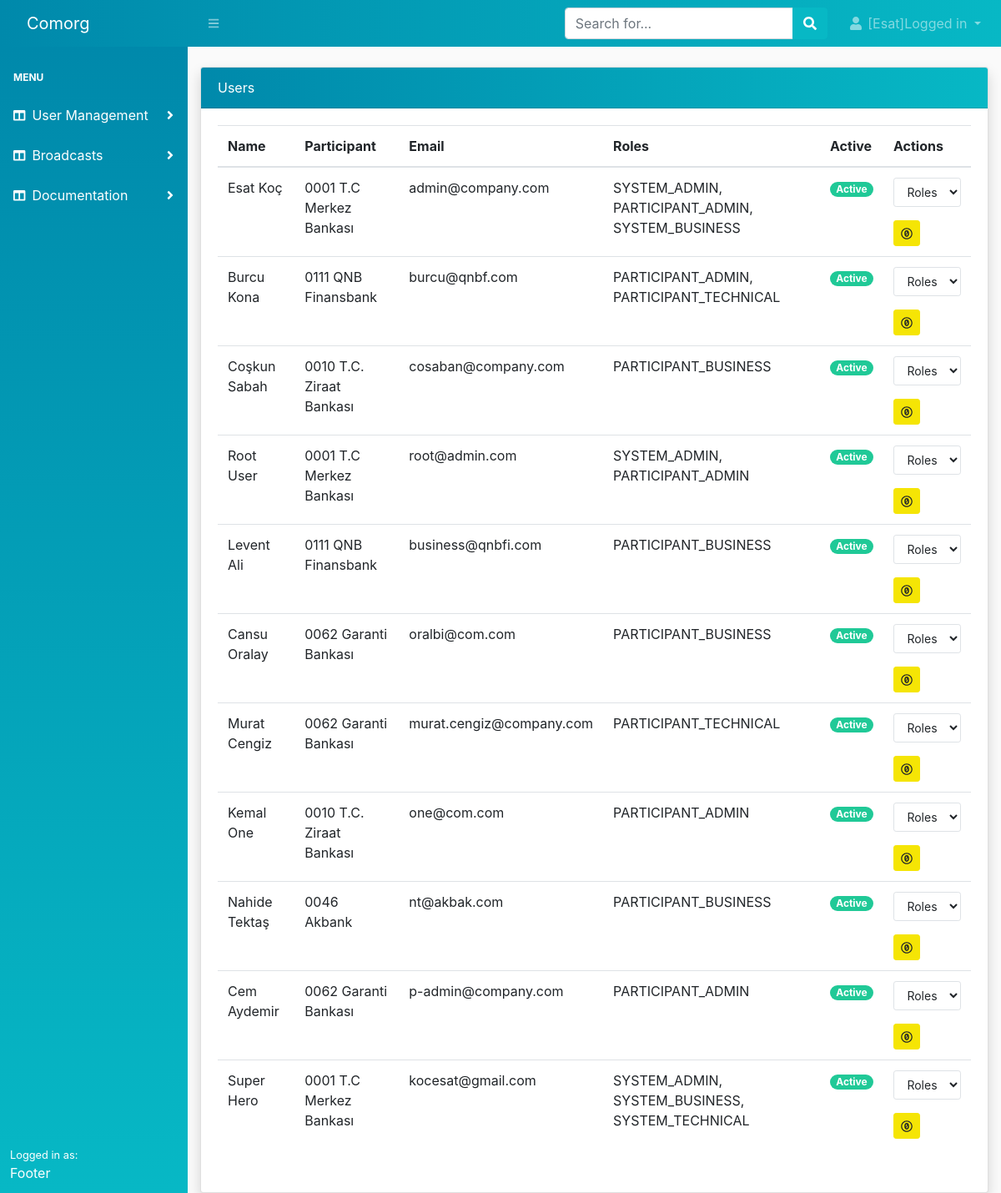
Screenshot of /accounts/ (signed in) with the database file from the repository.
### account/models.py (models this page shows, shortened)
class User(AbstractUser):
    username = None
    email = models.EmailField(_('email address'), unique=True)
    participant = models.ForeignKey(
        Participant,
        on_delete=models.CASCADE,
        related_name='users')
    is_staff = models.BooleanField(default=False)
    is_active = models.BooleanField(default=True)
    USERNAME_FIELD = 'email'
    REQUIRED_FIELDS = ['participant']
    objects = UserManager()
    class Meta:
        permissions = [
            ('can_activate_user', 'Can activate user'),
            ('can_assing_role', 'Can assing role'),
        ]
    def get_group_names(self):
        return ', '.join(self.groups.values_list('name', flat=True))

class Participant(models.Model):
    name = models.CharField(max_length=140)
    code = models.CharField(max_length=4, unique=True, validators=[participant_code_not_zero])
    created = models.DateTimeField(auto_now_add=True)
    class Meta:
        db_table = 'participants'
        ordering = ('code', )
    def __str__(self):
        return f'{self.code} {self.name}'

### account/views.py (the view)
# urls.py: path('', views.account_list, name='account_list'),
def account_list(request):
    users = User.objects.select_related('participant').all()
    roles = Group.objects.values_list('name', flat=True)
    return render(request, 'account/users/list.html', {
        'users': users,
        'roles': roles,
    })

### account/templates/account/users/list.html (shortened to what this page needs)
{% extends 'core/base.html' %}
{% block content %}
<div class="row justify-content-center">
    <div class="col-md-12">
        <div class="card shadow">
            <div class="card-header bg-dark-custom">Users</div>
            <div class="card-body">
                <div class="table table-responsive">
                    <table class="table table-hover table-responsive">
                        <thead>
                            <tr>
                                <th>Name</th>
                                <th>Participant</th>
                                <th>Email</th>
                                <th>Roles</th>
                                <th>Active</th>
                                <th>Actions</th>
                            </tr>
                        </thead>
                        <tbody>
                            {% for u in users %}
                                <tr>
                                    <td>{{ u.first_name }} {{ u.last_name }}</td>
                                    <td>{{ u.participant }}</td>
                                    <td>{{ u.email }}</td>
                                    <td>{{ u.get_group_names }}</td>
                                    <td>
                                        {% if u.is_active %}
                                            <span class="badge badge-pill badge-success">Active</span>
                                        {% else %}
                                            <span class="badge badge-pill badge-secondary">Passive</span>
                                        {% endif %}
                                    </td>
                                    <td>
                                        <form action="{% url 'account:role_assing' u.id %}" method="POST">
                                            <div class="form-group">
                                                <select
                                                    class="form-control btn btn-sm border"
                                                    onchange="this.form.submit()"
                                                    name="chosen_role">
                                                  <option value="" hidden> Roles</option>
                                                </select>
                                            </div>
                                        </form>
                                        {% if u.is_active %}
                                            <a href="{% url 'account:deactivate_user' u.id %}"
                                                class="btn btn-sm btn-warning"
                                                type="button" data-toggle="tooltip"
                                                data-placement="left" title="Deactivate">
                                                <i class="fab fa-creative-commons-zero"></i>
                                            </a>
                                        {% else %}
                                            <a href="{% url 'account:activate_user' u.id %}" class="btn btn-sm btn-success"
                                                type="button" data-toggle="tooltip"
                                                data-placement="top" title="Activate">
                                                <i class="fab fa-creative-commons-sampling"></i>
                                            </a>
                                        {% endif %}
                                    </td>
                                </tr>
                            {% endfor %}
                        </tbody>
                    </table>
                </div>
            </div>
        </div>
    </div>
</div>
{% endblock %}

### core/templates/core/topnav.html (shortened to what this page needs)
<nav class="sb-topnav navbar navbar-expand navbar-dark bg-dark-custom">
    <a class="navbar-brand" href="">Comorg</a>
    <button class="btn btn-link btn-sm order-1 order-lg-0" id="sidebarToggle" href="#"><i class="fas fa-bars"></i></button>
    <form class="d-none d-md-inline-block form-inline ml-auto mr-0 mr-md-3 my-2 my-md-0">
        <div class="input-group">
            <input class="form-control" type="text" placeholder="Search for..." aria-label="Search" aria-describedby="basic-addon2" />
            <div class="input-group-append">
                <button class="btn btn-primary" type="button"><i class="fas fa-search"></i></button>
            </div>
        </div>
    </form>
    <ul class="navbar-nav ml-auto ml-md-0">
        <li class="nav-item dropdown">
            <a class="nav-link dropdown-toggle" id="userDropdown" href="#" role="button" data-toggle="dropdown" aria-haspopup="true" aria-expanded="false"><i class="fas fa-user fa-fw"></i>
                {% if user.is_authenticated %}
                [{{user.first_name}}]Logged in
                {% endif %}
            </a>
        </li>
    </ul>
</nav>

### core/static/core/css/custom.css (style rules this page uses)
body { background-color: #fafafa; font-family: -apple-system, BlinkMacSystemFont, 'Segoe UI', Roboto, Oxygen, Ubuntu, Cantarell, 'Open Sans', 'Helvetica Neue', sans-serif; }
.bg-dark-custom { background-image: linear-gradient(to left, var(--blue), var(--cyan)); color:white; }
.nav-link { color: white; }

### rows the page displays
User: first_name "Esat", last_name "Koç", participant "0001 T.C Merkez Bankası", email "admin@company.com", get_group_names "SYSTEM_ADMIN, PARTICIPANT_ADMIN, SYSTEM_BUSINESS", is_active "Active"
User: first_name "Burcu", last_name "Kona", participant "0111 QNB Finansbank", email "burcu@qnbf.com", get_group_names "PARTICIPANT_ADMIN, PARTICIPANT_TECHNICAL", is_active "Active"
User: first_name "Coşkun", last_name "Sabah", participant "0010 T.C. Ziraat Bankası", email "cosaban@company.com", get_group_names "PARTICIPANT_BUSINESS", is_active "Active"
User: first_name "Root", last_name "User", participant "0001 T.C Merkez Bankası", email "root@admin.com", get_group_names "SYSTEM_ADMIN, PARTICIPANT_ADMIN", is_active "Active"
User: first_name "Levent", last_name "Ali", participant "0111 QNB Finansbank", email "business@qnbfi.com", get_group_names "PARTICIPANT_BUSINESS", is_active "Active"
User: first_name "Cansu", last_name "Oralay", participant "0062 Garanti Bankası", email "oralbi@com.com", get_group_names "PARTICIPANT_BUSINESS", is_active "Active"
User: first_name "Murat", last_name "Cengiz", participant "0062 Garanti Bankası", email "murat.cengiz@company.com", get_group_names "PARTICIPANT_TECHNICAL", is_active "Active"
User: first_name "Kemal", last_name "One", participant "0010 T.C. Ziraat Bankası", email "one@com.com", get_group_names "PARTICIPANT_ADMIN", is_active "Active"
User: first_name "Nahide", last_name "Tektaş", participant "0046 Akbank", email "nt@akbak.com", get_group_names "PARTICIPANT_BUSINESS", is_active "Active"
User: first_name "Cem", last_name "Aydemir", participant "0062 Garanti Bankası", email "p-admin@company.com", get_group_names "PARTICIPANT_ADMIN", is_active "Active"
User: first_name "Super", last_name "Hero", participant "0001 T.C Merkez Bankası", email "kocesat@gmail.com", get_group_names "SYSTEM_ADMIN, SYSTEM_BUSINESS, SYSTEM_TECHNICAL", is_active "Active"
